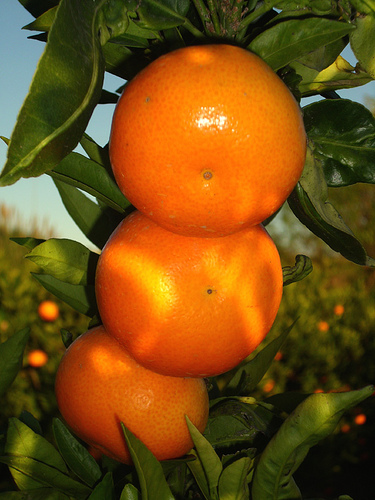
#> input picture OpenCV/img/color/oranges.jpg, 375 x 500 px
$ jupyter execute '02. OpenCV - Procesamiento de Imágenes.ipynb'
#> lines starting #> are read from the running program, lines starting #| are printed output that depends on the picture; after the words box and inside, x2 and y2 are one past the last pixel; in counts of white or black regions, pixels touching at a corner belong together
# Procesamiento de Imágenes
Durante el presente módulo, exploraremos las herramientas que ofrece OpenCV para realizar procesamiento general de imágenes, esto incluye operaciones básicas como transformaciones geométricas sobre las imágenes, detección de contornos y bordes y umbralización. A lo largo de este tutorial, desarrollaremos un pequeño juego de Pong basado en detección y extracción de regiones de colores obtenidas a partir de imágenes de la cámara del computador. Abróchense los cinturones y disfruten las transformaciones.

## Extracción de regiones por rango de colores
Hasta el momento, se ha representado una imagen empleando distintos espacios de color, ahora emplearemos esta información para encontrar objetos que comparten un color en una imagen. Según el ejemplo presentado en el módulo previo, las regiones que compartían un mismo color, presentaban un valor de intensidad similar en el espacio HSV.

Con esta información, es posible definir rangos de colores, por ejemplo, es posible definir un rango de colores HSV que representan el color Naranja. En este caso, no es necesario conocer el valor puntual del color en HSV, por el contrario, es posible emplear la función ``cv2.cvtColor`` y la constante ``cv2.COLOR_RGB2HSV``.

**Nota:** El color naranja se encuentra representado por la tripleta RGB $[255, 103, 0]$, también es posible usar un selector de colores para encontrar el color en RGB deseado.

[cell 1]
import cv2
import numpy as np
import ipywidgets as widgets
import matplotlib.pyplot as plt
import matplotlib.image as mpimg
from IPython.display import display


def hex_to_rgb(hex_color):
#> called with hex_color = '#ffa500'
    hex_color = hex_color[1:]
    rgb = []
    for i in range(0, len(hex_color), 2):
        rgb.append(int(hex_color[i:i + 2], 16))
    return np.uint8([[rgb]])

w = widgets.ColorPicker(
    concise=False,
    description='Pick a color',
    value='#ffa500'
)
display(w)
print(hex_to_rgb(w.value))

Ahora, convertiremos el color seleccionado en una tripleta HSV:

[cell 2]
rgb = hex_to_rgb(w.value)
hsv = cv2.cvtColor(rgb, cv2.COLOR_RGB2HSV)
print(hsv)

A continuación, cargaremos una imagen a color en la cual aparece el color en cuestión

[cell 3]
img = mpimg.imread('img/color/oranges.jpg')
#> img is the input picture: shape (500, 375, 3); mean R, G, B 115.5, 76.6, 19.9
plt.imshow(img)
#> (this line was passed over: IPython is not available in this run)
hsv_img = cv2.cvtColor(img, cv2.COLOR_RGB2HSV)
#> hsv_img: shape (500, 375, 3); mean H, S, V 28.3, 204.6, 120.7

[cell 4]
hsv

OpenCV ofrece la función para filtrar los valores de una imagen por rango, si el valor de intensidad para un pixel en la imagen se encuentra en el rango de colores a filtrar, este es marcado como uno, de lo contrario, es marcado como cero. A continuación se presenta esta funcionalidad:

[cell 5]
h, s, v = hsv[0, 0]

# La configuración de estos rangos puede hacer que la máscara sea más definida
lower_color = np.array([[[-10 + h, 230, 100]]])
upper_color = hsv + np.array([[[0 + h, 255, 255]]])

mask = cv2.inRange(hsv_img, lower_color[:, 0], upper_color[:, 0])
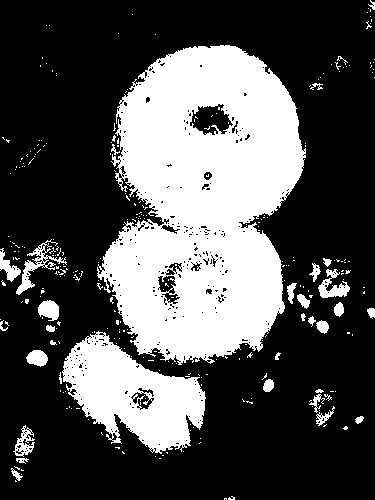
#> mask: shape (500, 375); 31.8% white; 299 white regions (265 under 20 px), largest, box (x1, y1, x2, y2) and area: (97, 45, 306, 365) 45414, (62, 331, 206, 454) 9518, (16, 239, 67, 295) 617
plt.imshow(mask, cmap='gray')
#> (this line was passed over: IPython is not available in this run)

## Operaciones morfológicas

Como es posible observar, la mascara resultante señala las naranjas presente en la imagen, sin embargo, hay mucho ruido presente, esto se debe a que el rango de color escogido también incluye otras regiones, tal como el reflejo óptico de la cámara, así como otras anomalías causadas por la iluminación del entorno. Para eliminar este ruido, existen diferentes operaciones morfológicas sobre la imagen, las cuales permiten eliminar ruido y otros defectos presentes en una máscara. A continuación se presentarán las operaciones morfológicas más importantes:

[cell 6]
base_img = mpimg.imread('img/morph/original.png')
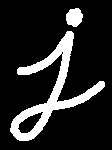
#> input picture OpenCV/img/morph/original.png, 112 x 150 px
#> base_img is the input picture: shape (150, 112, 4) float32; mean R, G, B, A 0.153, 0.153, 0.153, 1
plt.imshow(base_img)
#> (this line was passed over: IPython is not available in this run)

### Erosión
Esta operación consta de seleccionar los pixeles tales que todos sus vecinos (De acuerdo a una forma), sean 1, si un píxel no cumple con esta condición, se hace cero. Para realizar esta operación, es necesario definir un elemento estructural o forma que establece la relación entre un píxel y sus vecinos, OpenCV ofrece distintos elementos, tales como cruces, elipses y rectángulos, los cuales pueden ser definidos para cubrir un radio de pixeles específicos:

#### Elementos estructurales

[cell 7]
# Elemento en forma de cruz de radio 5
cv2.getStructuringElement(cv2.MORPH_CROSS, (5, 5))

[cell 8]
# Elemento en forma de elipse de radio 5
cv2.getStructuringElement(cv2.MORPH_ELLIPSE, (5, 5))

[cell 9]
# Elemento en forma de caja de radio 5
cv2.getStructuringElement(cv2.MORPH_RECT,(5, 5))

Tras definir un elemento estructural, es posible realizar la dilatación de la imagen presentada

[cell 10]
kernel = cv2.getStructuringElement(cv2.MORPH_RECT, (5, 5))
erosion = cv2.erode(base_img, kernel, iterations = 1)
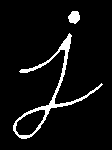
#> erosion: shape (150, 112, 4) float32; mean R, G, B, A 0.0604, 0.0604, 0.0604, 1
plt.imshow(erosion)
#> (this line was passed over: IPython is not available in this run)

### Dilatación
De forma análoga a la erosión, la dilatación considera a un píxel 1, si al menos un elemento bajo la forma definida es 1. Esto permite agrandar los contornos de una máscara:

[cell 11]
dilation = cv2.dilate(base_img, kernel, iterations=1)
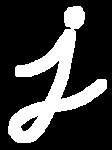
#> dilation: shape (150, 112, 4) float32; mean R, G, B, A 0.246, 0.246, 0.246, 1
plt.imshow(dilation)
#> (this line was passed over: IPython is not available in this run)

## Eliminación de ruido
Empleando operaciones morfológicas, se eliminará el ruido presente en la máscara de detección de las naranjas obtenida previamente:

[cell 12]
kernel = cv2.getStructuringElement(cv2.MORPH_RECT,(4, 4))
mask = cv2.morphologyEx(mask, cv2.MORPH_OPEN, kernel)
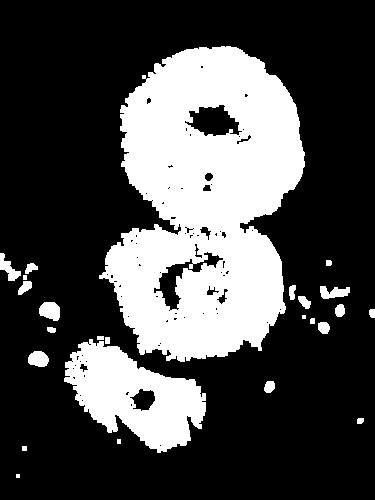
#> mask: shape (500, 375); 29% white; 25 white regions (2 under 20 px), largest, box (x1, y1, x2, y2) and area: (99, 46, 305, 362) 43394, (64, 339, 206, 453) 8783, (39, 302, 60, 321) 312

kernel = cv2.getStructuringElement(cv2.MORPH_RECT,(7, 7))
mask = cv2.morphologyEx(mask, cv2.MORPH_CLOSE, kernel, iterations=1)
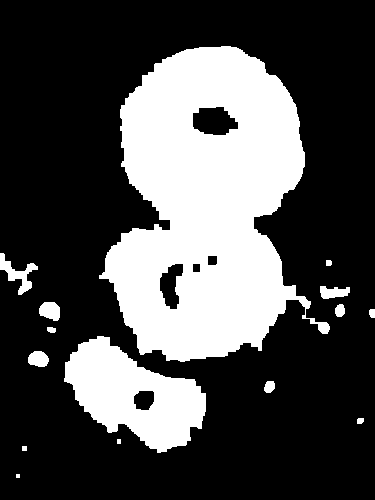
#> mask: shape (500, 375); 29.9% white; 15 white regions (1 under 20 px), largest, box (x1, y1, x2, y2) and area: (99, 46, 330, 362) 45060, (64, 336, 206, 453) 9157, (0, 253, 38, 295) 544
plt.imshow(mask, cmap='gray')
#> (this line was passed over: IPython is not available in this run)

Ahora, es posible extraer las naranjas detectadas por el sencillo detector de colores implementado hasta el momento, para este fin se empleará la función ``cv2.bitwise_and``:

[cell 13]
res = cv2.bitwise_and(img, img, mask=mask)
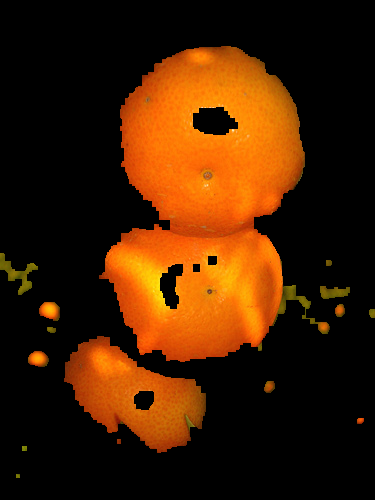
#> res: shape (500, 375, 3); mean R, G, B 66.6, 30.9, 2
plt.imshow(res)
#> (this line was passed over: IPython is not available in this run)
